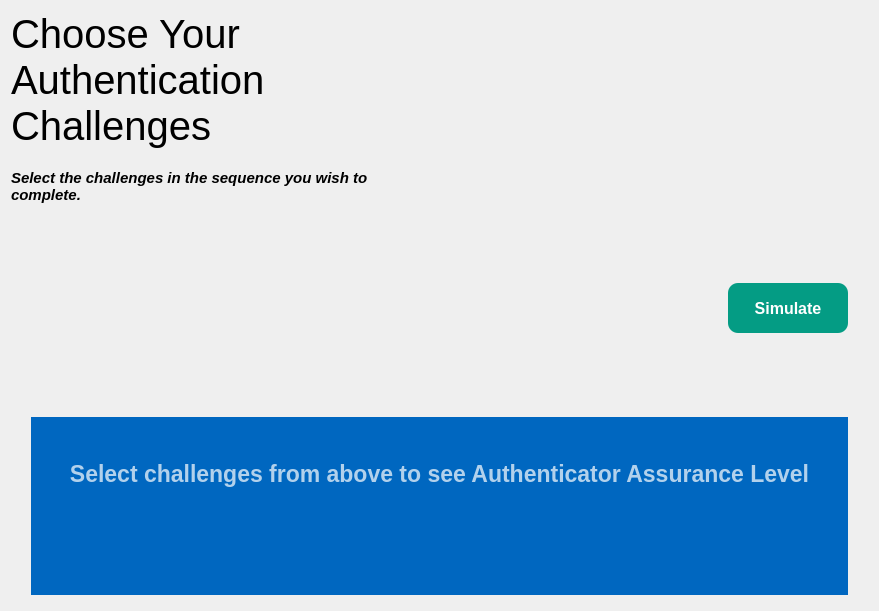
<?xml version="1.0" encoding="UTF-8"?>
<ui version="4.0">
 <class>CreatorPage</class>
 <widget class="QWidget" name="CreatorPage">
  <property name="geometry">
   <rect>
    <x>0</x>
    <y>0</y>
    <width>879</width>
    <height>611</height>
   </rect>
  </property>
  <property name="windowTitle">
   <string>Form</string>
  </property>
  <property name="layoutDirection">
   <enum>Qt::LeftToRight</enum>
  </property>
  <property name="styleSheet">
   <string notr="true">#choose_label {
	font-size: 30pt;
}

#choose_description {
	font-size: 11pt;
	font-weight: bold;
	font-style: italic;
}

#simulate_btn {
	color: white;
	font-size: 12pt;
	font-weight: bold;
	background-color: #049c84;
	border: none;
	border-radius: 10%;
}

#simulate_btn:hover {
	background-color: #048c77;
}

#measure_frame {
	margin: 5px 20px;
	background-color: #0067c0;
}

#measure_title {
	color: rgba(255,255,255,0.7);
	font-size: 17pt;
	font-weight: 700;
}

#measure_description {
	color: #ffffff;
	font-size: 12pt;
	font-weight: 400;
}</string>
  </property>
  <layout class="QVBoxLayout" name="verticalLayout_2">
   <property name="spacing">
    <number>10</number>
   </property>
   <item>
    <layout class="QHBoxLayout" name="horizontalLayout">
     <property name="spacing">
      <number>0</number>
     </property>
     <item>
      <layout class="QVBoxLayout" name="verticalLayout_3">
       <property name="spacing">
        <number>20</number>
       </property>
       <item>
        <widget class="QLabel" name="choose_label">
         <property name="sizePolicy">
          <sizepolicy hsizetype="Fixed" vsizetype="Fixed">
           <horstretch>0</horstretch>
           <verstretch>0</verstretch>
          </sizepolicy>
         </property>
         <property name="minimumSize">
          <size>
           <width>200</width>
           <height>100</height>
          </size>
         </property>
         <property name="text">
          <string>Choose Your Authentication Challenges</string>
         </property>
         <property name="wordWrap">
          <bool>true</bool>
         </property>
        </widget>
       </item>
       <item alignment="Qt::AlignTop">
        <widget class="QLabel" name="choose_description">
         <property name="text">
          <string>Select the challenges in the sequence you wish to complete.</string>
         </property>
         <property name="wordWrap">
          <bool>true</bool>
         </property>
        </widget>
       </item>
      </layout>
     </item>
     <item>
      <widget class="QFrame" name="methods_selection">
       <property name="layoutDirection">
        <enum>Qt::LeftToRight</enum>
       </property>
       <layout class="QGridLayout" name="gridLayout">
        <property name="leftMargin">
         <number>20</number>
        </property>
        <property name="topMargin">
         <number>0</number>
        </property>
        <property name="rightMargin">
         <number>20</number>
        </property>
        <property name="bottomMargin">
         <number>35</number>
        </property>
        <property name="horizontalSpacing">
         <number>20</number>
        </property>
        <property name="verticalSpacing">
         <number>35</number>
        </property>
       </layout>
      </widget>
     </item>
    </layout>
   </item>
   <item>
    <layout class="QHBoxLayout" name="button_container">
     <property name="leftMargin">
      <number>0</number>
     </property>
     <property name="rightMargin">
      <number>20</number>
     </property>
     <item alignment="Qt::AlignRight|Qt::AlignVCenter">
      <widget class="QPushButton" name="simulate_btn">
       <property name="minimumSize">
        <size>
         <width>120</width>
         <height>50</height>
        </size>
       </property>
       <property name="cursor">
        <cursorShape>PointingHandCursor</cursorShape>
       </property>
       <property name="text">
        <string>Simulate</string>
       </property>
      </widget>
     </item>
    </layout>
   </item>
   <item>
    <widget class="QFrame" name="measure_frame">
     <property name="frameShape">
      <enum>QFrame::NoFrame</enum>
     </property>
     <property name="frameShadow">
      <enum>QFrame::Raised</enum>
     </property>
     <layout class="QVBoxLayout" name="verticalLayout">
      <property name="spacing">
       <number>10</number>
      </property>
      <property name="leftMargin">
       <number>30</number>
      </property>
      <property name="topMargin">
       <number>30</number>
      </property>
      <property name="rightMargin">
       <number>30</number>
      </property>
      <property name="bottomMargin">
       <number>30</number>
      </property>
      <item>
       <widget class="QLabel" name="measure_title">
        <property name="text">
         <string>Select challenges from above to see Authenticator Assurance Level</string>
        </property>
        <property name="alignment">
         <set>Qt::AlignCenter</set>
        </property>
        <property name="wordWrap">
         <bool>true</bool>
        </property>
       </widget>
      </item>
      <item>
       <widget class="QLabel" name="measure_description">
        <property name="alignment">
         <set>Qt::AlignCenter</set>
        </property>
        <property name="wordWrap">
         <bool>true</bool>
        </property>
       </widget>
      </item>
     </layout>
    </widget>
   </item>
  </layout>
 </widget>
 <resources/>
 <connections/>
</ui>
